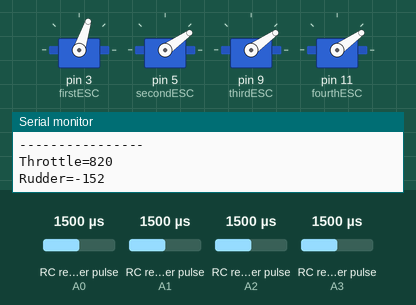
This sketch was run on a simulated Arduino Uno, built with avr-gcc and run on an emulated ATmega328P. On the bench: 4 × servo, the last lines printed to the serial monitor. Wiring (inferred from the names in the program): 4 × RC receiver channel: data A0 / data A1 / data A2 / data A3. The test bench sets the inputs (shaded band); at power-on: RC receiver pulse (sensors on A0, A1, A2, A3) 1500 µs.

Above: at 8.7 s.
8.8 s: RC receiver pulse (sensor on A0) set to 1250 µs
At 9.6 s:
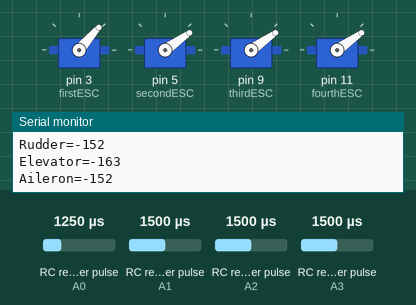
11.8 s: RC receiver pulse (sensor on A1) set to 1766 µs
14.8 s: RC receiver pulse (sensor on A1) set to 1793 µs
At 17.1 s:
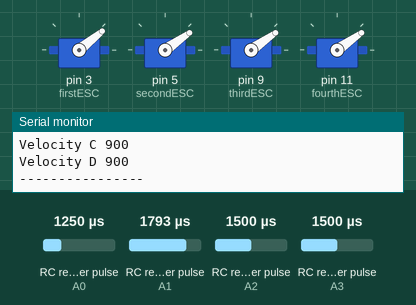
17.8 s: RC receiver pulse (sensor on A0) set to 1980 µs
At 18.5 s:
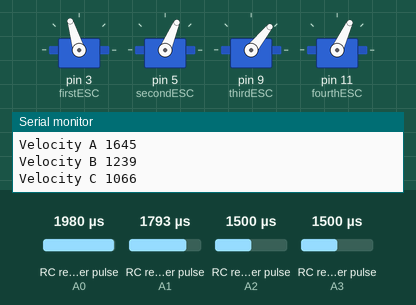
19.4 s: RC receiver pulse (sensor on A2) set to 1020 µs
22.4 s: RC receiver pulse (sensor on A3) set to 1750 µs
At 23.4 s:
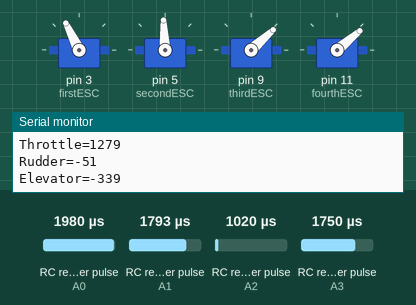
Timing chart, 0 to 26.4 s (numbered marks = the images above; inputs shaded):
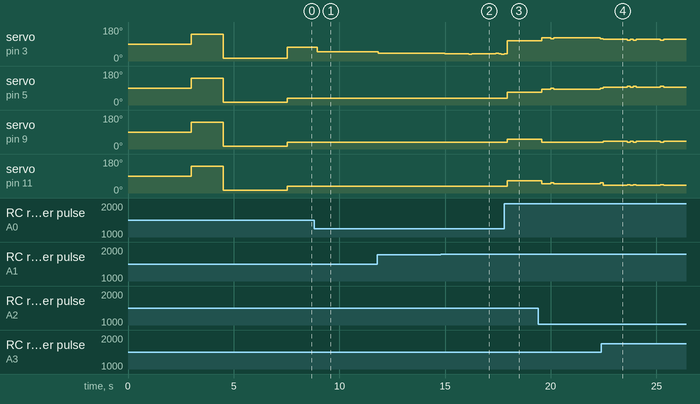

The sketch:

remotecontrollerPulseIn.ino
```cpp
/*
Coded by Avishek De
Open source - do what you want with this code!
*/


/*
MOTOR MAP

3(A)...................5(B)
.
.
.
.
.
.
.
11(D).................9(C)
*/


#include <Servo.h>


Servo firstESC, secondESC ,thirdESC , fourthESC; //Include as many servo objects as are the number of motors

//Define receiver channels
#define throttle A0
#define rudder A1
#define elevator A2
#define aileron A3

//If you want to debug
#define DEBUG

//Integers for PWM Calculation
volatile int prev_time;
volatile int new_time;

//Integers to store motor velocities and properties
int va=0;
int vb=0;
int vc=0;
int vd=0;
int vr=0;
int ve=0;
int vl=0;

//Control variable for before arm validation exit
boolean armed=false;

//Define mean values
int rudderMean=0;
int elevatorMean = 0;
int aileronMean = 0;

//Define error in reading
int eRudder = 50;
int eElevator = 60;
int eAileron = 60;


//Define Sensitivities
int rudderSen = 200;
int elevatorSen = 200;
int aileronSen = 200;

void setup() {

  //attach them to PWM pins of the Arduino Board
  firstESC.attach(3);
  secondESC.attach(5);
  thirdESC.attach(9);
  fourthESC.attach(11);
  Serial.begin(9600);    // start serial at 9600 baud
  pinMode(throttle , INPUT);
  pinMode(rudder, INPUT);
  pinMode(elevator, INPUT);
  pinMode(aileron, INPUT);

  //Automatic Arm
  arm();

}

void loop(){
  //Run the motor
  runMotor();

  #ifdef DEBUG
  displayVelocity();
  Serial.println("----------------");
  #endif
}

void arm() {

  //First connect your ESC WITHOUT Arming

  //Set an initial delay of 3 seconds
  delay(3000);

  //Throttle full
  va=vb=vc=vd=2000;
  servoWrite();

  delay(1500); //This delay should be less than 2 seconds

  //Throttle min
  va=vb=vc=vd=700;
  servoWrite();

  delay(3000); //Delay of 3 seconds before motor runs
  armed=true;
}

void runMotor(){
  // Control for Throttle
  //if(!checkRudder() && !checkElevator() && !checkAileron()){
  throttleController();
  //}
  //Control for Rudder
  if(checkRudder()) rudderController();
  //Control for Elevator
  if(checkElevator()) elevatorController();
  //Control for Aileron
  if(checkAileron()) aileronController();
  //Write the velocities to the motors
  servoWrite();
}


//Controller methods for RC Functions
void throttleController(){
    int duration = pulseIn(throttle, HIGH);
    int value = map( duration , 1375, 2525, 700 , 1800);
    #ifdef DEBUG
    Serial.print("Throttle=");
    Serial.println(value);
    #endif

    va=vb=vc=vd=value;
  }

void rudderController(){
  #ifdef DEBUG
  Serial.print("Rudder=");
  Serial.println(vr);
  #endif

  vb=vb+vr;
  vd=vd+vr;
  va=va-vr;
  vc=va-vr;

}

void elevatorController(){
  #ifdef DEBUG
  Serial.print("Elevator=");
  Serial.println(ve);
  #endif

  vc=vc+ve;
  vd=vd+ve;
  va=va-ve;
  vb=vb-ve;

}

void aileronController(){

  #ifdef DEBUG
  Serial.print("Aileron=");
  Serial.println(vl);
  #endif

  vb=vb+vl;
  vc=vc+vl;
  va=va-vl;
  vd=vd-vl;
}


//This function writes different/same values to the servo connected to the motors
void servoWrite(){
  validateVelocityMin();
  firstESC.writeMicroseconds(va);
  secondESC.writeMicroseconds(vb);
  thirdESC.writeMicroseconds(vc);
  fourthESC.writeMicroseconds(vd);
}

//Check if sticks are active
boolean checkRudder(){
  int duration = pulseIn(rudder, HIGH);
  int value = map(duration, 1360 , 2520 , -rudderSen , rudderSen);
  vr=value;
  if(vr>(rudderMean+eRudder)||vr<(rudderMean-eRudder))
  return true;
  else return false;
}

boolean checkElevator(){
  int duration = pulseIn(elevator, HIGH);
  int value = map(duration, 1400 , 2485 , -elevatorSen , elevatorSen);
  ve=value;
  if(ve>(elevatorMean+eElevator)||ve<(elevatorMean-eElevator))
  return true;
  else return false;
}

boolean checkAileron(){
  int duration = pulseIn(aileron, HIGH);
  int value = map(duration, 1360 , 2520 , -aileronSen , aileronSen);
  vl=value;
  if(vl>(aileronMean+eAileron)||vl<(aileronMean-eAileron))
  return true;
  else return false;
}

//Display velocity values (DEBUG ONLY)
void displayVelocity(){
  Serial.print("Velocity A ");
  Serial.println(va);
  Serial.print("Velocity B ");
  Serial.println(vb);
  Serial.print("Velocity C ");
  Serial.println(vc);
  Serial.print("Velocity D ");
  Serial.println(vd);
}

void validateVelocityMin(){
  if(armed){
    if(va<900) va=900;
    if(vb<900) vb=900;
    if(vc<900) vc=900;
    if(vd<900) vd=900;
  }
}

//If you want to use Interrupt to calculate PWM
/*void startSignal(){
  latest_interrupted_pin=PCintPort::arduinoPin;
  prev_time = micros();
  PCintPort::attachInterrupt(latest_interrupted_pin, &stopSignal, FALLING);
}

void stopSignal(){
  latest_interrupted_pin=PCintPort::arduinoPin;
  new_time = micros();
  PCintPort::attachInterrupt(latest_interrupted_pin, &startSignal, RISING);
  Serial.print(new_time - prev_time);
  Serial.print(" at pin ");
  Serial.println(latest_interrupted_pin);
}*/
```

Measured:
- the behaviour switches between 1782 and 1783 µs on RC receiver pulse (sensor on A1) (found by bisection; images 1 and 2)
- after the input at 8.8 s, servo on pin 3 (firstESC): alternates 50° for 0.14 s and 49° for 1.2 s, starting after 0.16 s
- after the input at 17.8 s, servo on pin 5 (secondESC): 35° → 67° after 0.15 s; servo on pin 9 (thirdESC): 35° → 51° after 0.15 s; servo on pin 11 (fourthESC): 35° → 65° after 0.15 s
- after the input at 22.4 s, servo on pin 9 (thirdESC): goes 42° 1.1 s, 35° 0.14 s, 42° 0.14 s, 35° 0.14 s, 42° 1.1 s, 35° 0.15 s, then 42°, starting after 0.09 s
